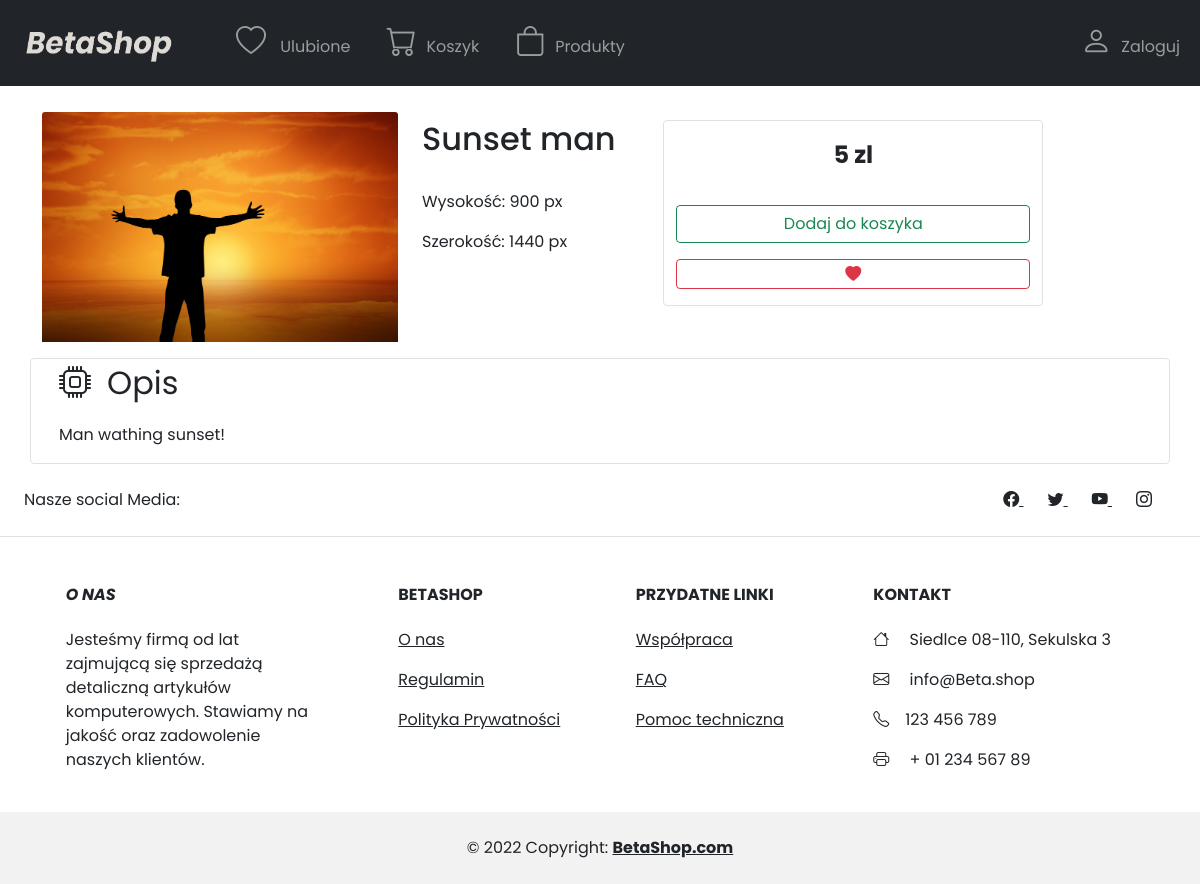
Screenshot of /strona_produktu.php?id=5 with the database file from the repository.
### tables this page shows
create table if not EXISTS pictures (
    picture_id int AUTO_INCREMENT not null,
    pic_name varchar(255) not null,
    price double unsigned,
    description text,
    height int unsigned,
    width int unsigned,
    image_path VARCHAR(255),
    privileges varchar(64),
    category varchar(255),
    author_name varchar(255),
    PRIMARY KEY (picture_id)
);

### strona_produktu.php (the view, shortened to what this page needs)
<html lang="pl">
<head>
	<?php
	require("bootstrapConnection.php");
	require("connection.php");
	$id = $_GET['id'];
	?>
</head>
<body>
	<?php
	require("navbar.php");
	?>
	<section class="page">
		<div class="container">
			<div class="row">
				<div class="col-md-4 col-sm-12">
					<?php
					$zapytanie = $conn->query("SELECT * FROM pictures where picture_id = $id");
					while ($row = $zapytanie->fetch()) {
						if ($row['privileges'] == 'user') {
					?>
							<img src="<?= $row['image_path'] ?>" class="card-img-top" alt="<?= $row['image_path'] ?>">
						<?php
						} else {
						?>
							<a class="text-danger" style="font-size: 1.6em; font-weight: bold; text-align:center;"><u>niewidoczne dla klienta</u></a>
							<img src="<?= $row['image_path'] ?>" class="card-img-top" alt="<?= $row['image_path'] ?>">
						<?php
						}
						?>
				</div>
				<div class="col-md-8 col-sm-12">
					<div class="row mt-2">
						<div class="col-md-4 col-sm-12">
							<h2><?= $row['pic_name']; ?></h2><br>
							<p style="font-size:1em;">Wysokość:
								<?= $row['height'] ?> px
							</p>
							<p style="font-size:1em;">Szerokość:
								<?= $row['width'] ?> px
							</p>
						</div>
						<div class="col-md-6 col-sm-12 border rounded">
							<div class="row py-3">
								<div class="col text-center">
									<p style='font-size:1.5em;' class='fw-bold'>
										<?= $row['price'] ?> zl
									</p>
								</div>
							</div>
							<div class="row">
								<div class="col-12">
									<form action="koszyk.php" method='POST' class="d-flex">
										<input type="submit" id="add" name="add" class="btn btn-outline-success w-100" value="Dodaj do koszyka">
									</form>
								</div>
								<div class="col-12">
									<form action="ulubione.php" method='POST' class="d-flex">
										<button type="submit" id="fav" name="fav" class="btn btn-outline-danger w-100" value="Dodaj do ulubionych">
											<i class="bi bi-heart-fill"></i>
										</button>
									</form>
								</div>
						</div>
					</div>
				</div>
			</div>
			<div class="col-12 border rounded mt-3">
				<p style="font-size:2em;"><i class="bi bi-cpu mx-3"></i>Opis</p>
				<p class="mx-3" style="font-size:1em;"><?= $row['description'] ?></p>
			</div>
		</div>
		</div>
	<?php
					}
	?>
	</section>
	<?php
	include("footer.php");
	?>
</body>
</html>

### main.css (style rules this page uses)
html { height: 100%; }
body { font-family: 'Poppins'; height: 100%; display: flex; flex-direction: column; }

### rows the page displays
pictures: image_path (picture), pic_name "Sunset man", height "900", width "1440", price "5", description "Man wathing sunset!"
